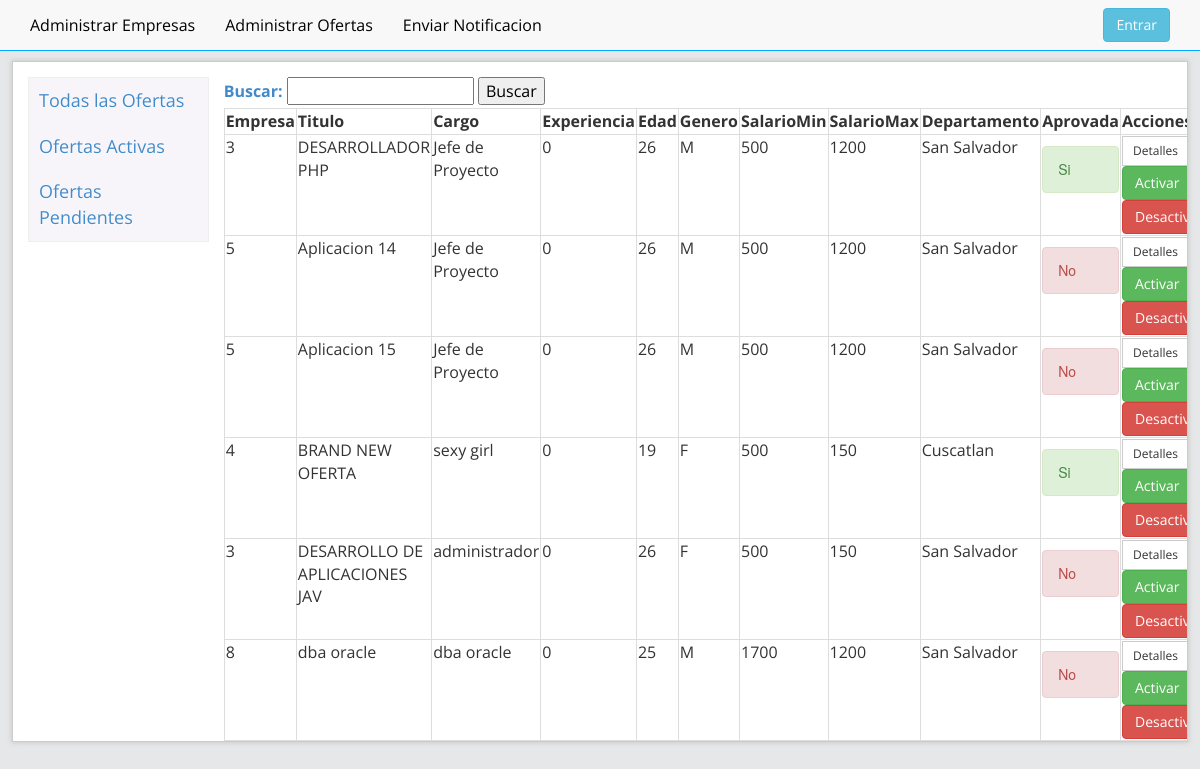
/admin/ofertas.php, run on the app's committed database.
### tables this page shows
CREATE TABLE `ofertas` (
  `cod_oferta` int(20) NOT NULL AUTO_INCREMENT,
  `cod_em` int(20) DEFAULT NULL,
  `titulo_of` varchar(120) DEFAULT NULL,
  `descripcion_of` varchar(250) DEFAULT NULL,
  `area_of` int(11) DEFAULT NULL,
  `cargo_of` varchar(20) DEFAULT NULL,
  `vacantes_of` int(11) DEFAULT NULL,
  `contratacion_of` varchar(20) DEFAULT NULL,
  `anoexp_ofetas` int(11) DEFAULT NULL,
  `edad` int(10) DEFAULT NULL,
  `genero_of` varchar(20) DEFAULT NULL,
  `vehiculo_ofetas` varchar(20) DEFAULT NULL,
  `salariomax_of` decimal(30,0) DEFAULT NULL,
  `salariomin_of` decimal(30,0) DEFAULT NULL,
  `departamento_of` varchar(20) DEFAULT NULL,
  `experiencia` varchar(20) DEFAULT NULL,
  `tituloen_of` varchar(20) DEFAULT NULL,
  `nivel_of` varchar(20) DEFAULT NULL,
  `disponible_of` int(1) DEFAULT '0',
  `aprovacion_of` int(1) DEFAULT '0',
  `fecha_of` datetime DEFAULT NULL,
  `fechaFin_of` datetime DEFAULT NULL,
  PRIMARY KEY (`cod_oferta`) USING BTREE,
  UNIQUE KEY `cod_oferta_UNIQUE` (`cod_oferta`)
);

### admin/showOfertas.php (the view, shortened to what this page needs)
<form id="form1"  name="form1" method="POST" action="">
    <label for="buscar" class="lbl-buscar"><a href="index.php">Buscar:</a></label>
    <input type="text" name="buscar" id="buscar" /></td>
<input type="submit"  id="btn-buscar" name="Aceptar" id="Aceptar" value="Buscar" /><br>
</form>
<?php
if (isset($_POST['buscar'])) {
    echo "<table class='table-bordered' >";
    echo "<tr>";
    echo "<td><b>Empresa</b></td>";
    echo "<td><b>Titulo</b></td>";
    echo "<td><b>Cargo</b></td>";
    echo "<td><b>Experiencia</b></td>";
    echo "<td><b>Edad</b></td>";
    echo "<td><b>Genero</b></td>";
    echo "<td><b>SalarioMin</b></td>";
    echo "<td><b>SalarioMax</b></td>";
    echo "<td><b>Departamento</b></td>";
    echo "<td><b>Aprovada</b></td>";
    echo "<td><b>Acciones</b></td>";
    echo "</tr>";
    $result = mysql_query("SELECT * FROM `ofertas` where titulo_of like '%" . $_POST['buscar'] . "%'");
    while ($row = mysql_fetch_array($result)) {
        foreach ($row AS $key => $value) {
            $row[$key] = stripslashes($value);
        }
        echo "<tr>";
        echo "<td valign='top'>" . nl2br($row['cod_em']) . "</td>";
        echo "<td valign='top'>" . nl2br($row['titulo_of']) . "</td>";
        echo "<td valign='top'>" . nl2br($row['cargo_of']) . "</td>";
        echo "<td valign='top'>" . nl2br($row['anoexp_ofetas']) . "</td>";
        echo "<td valign='top'>" . nl2br($row['edad']) . "</td>";
        echo "<td valign='top'>" . nl2br($row['genero_of']) . "</td>";
        echo "<td valign='top'>" . nl2br($row['salariomax_of']) . "</td>";
        echo "<td valign='top'>" . nl2br($row['salariomin_of']) . "</td>";
        echo "<td valign='top'>" . nl2br($row['departamento_of']) . "</td>";
        $estado = $row['aprovacion_of'];
        $estado_show;
        if ($estado == 0) {
            $estado_show = "<h5 class='alert alert-danger'>No</h5>";
        } elseif ($estado == 1) {
            $estado_show = "<h5 class='alert alert-success'>Si</h5>";
        }
        echo "<td valign='top' >" . $estado_show . "</td>";
        echo "<td valign='top'><a class='btn btn-default btn-sm' href=detallesOferta.php?id={$row['cod_oferta']}>Detalles</a><a class='btn btn-success' href=ofertas_controller.php?activar={$row['cod_oferta']}>Activar</a><a class='btn btn-danger' href=ofertas_controller.php?desactivar={$row['cod_oferta']}>Desactivar</a></td>";
        echo "</tr>";
    }
} else {
    echo "<table class='table-bordered' >";
    echo "<tr>";
    echo "<td><b>Empresa</b></td>";
    echo "<td><b>Titulo</b></td>";
    echo "<td><b>Cargo</b></td>";
    echo "<td><b>Experiencia</b></td>";
    echo "<td><b>Edad</b></td>";
    echo "<td><b>Genero</b></td>";
    echo "<td><b>SalarioMin</b></td>";
    echo "<td><b>SalarioMax</b></td>";
    echo "<td><b>Departamento</b></td>";
    echo "<td><b>Aprovada</b></td>";
    echo "<td><b>Acciones</b></td>";
    echo "</tr>";
    $result = mysql_query("SELECT * FROM `ofertas`") or trigger_error(mysql_error());
    while ($row = mysql_fetch_array($result)) {
        foreach ($row AS $key => $value) {
            $row[$key] = stripslashes($value);
        }
        echo "<tr>";
        echo "<td valign='top'>" . nl2br($row['cod_em']) . "</td>";
        echo "<td valign='top'>" . nl2br($row['titulo_of']) . "</td>";
        echo "<td valign='top'>" . nl2br($row['cargo_of']) . "</td>";
        echo "<td valign='top'>" . nl2br($row['anoexp_ofetas']) . "</td>";
        echo "<td valign='top'>" . nl2br($row['edad']) . "</td>";
        echo "<td valign='top'>" . nl2br($row['genero_of']) . "</td>";
        echo "<td valign='top'>" . nl2br($row['salariomax_of']) . "</td>";
        echo "<td valign='top'>" . nl2br($row['salariomin_of']) . "</td>";
        echo "<td valign='top'>" . nl2br($row['departamento_of']) . "</td>";
        $estado = $row['aprovacion_of'];
        if ($estado == 0) {
            $estado_show = "<h5 class='alert alert-danger'>No</h5>";
        } elseif ($estado == 1) {
            $estado_show = "<h5 class='alert alert-success'>Si</h5>";
        }
        echo "<td valign='top' >" . $estado_show . "</td>";
        echo "<td valign='top'><a class='btn btn-default btn-sm' href=detallesOferta.php?id={$row['cod_oferta']}>Detalles</a><a class='btn btn-success' href=ofertas_controller.php?activar={$row['cod_oferta']}>Activar</a><a class='btn btn-danger' href=ofertas_controller.php?desactivar={$row['cod_oferta']}>Desactivar</a></td>";
        echo "</tr>";
    }
}
echo "</table>";
?>

### data on the page
ofertas: cod_em "3", titulo_of "DESARROLLADOR PHP", cargo_of "Jefe de Proyecto", anoexp_ofetas "0", edad "26", genero_of "M", salariomax_of "500", salariomin_of "1200", departamento_of "San Salvador", aprovacion_of "Si"
ofertas: cod_em "5", titulo_of "Aplicacion 14", cargo_of "Jefe de Proyecto", anoexp_ofetas "0", edad "26", genero_of "M", salariomax_of "500", salariomin_of "1200", departamento_of "San Salvador", aprovacion_of "No"
ofertas: cod_em "5", titulo_of "Aplicacion 15", cargo_of "Jefe de Proyecto", anoexp_ofetas "0", edad "26", genero_of "M", salariomax_of "500", salariomin_of "1200", departamento_of "San Salvador", aprovacion_of "No"
ofertas: cod_em "4", titulo_of "BRAND NEW OFERTA", cargo_of "sexy girl", anoexp_ofetas "0", edad "19", genero_of "F", salariomax_of "500", salariomin_of "150", departamento_of "Cuscatlan", aprovacion_of "Si"
ofertas: cod_em "3", titulo_of "DESARROLLO DE APLICACIONES JAV", cargo_of "administrador", anoexp_ofetas "0", edad "26", genero_of "F", salariomax_of "500", salariomin_of "150", departamento_of "San Salvador", aprovacion_of "No"
ofertas: cod_em "8", titulo_of "dba oracle", cargo_of "dba oracle", anoexp_ofetas "0", edad "25", genero_of "M", salariomax_of "1700", salariomin_of "1200", departamento_of "San Salvador", aprovacion_of "No"
